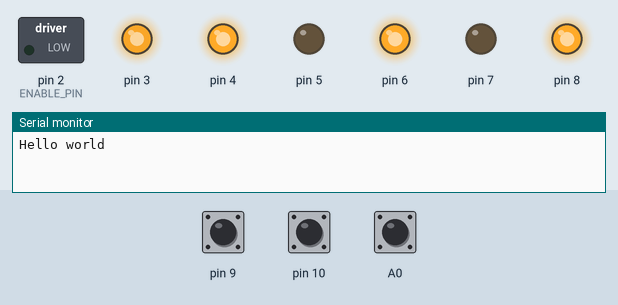
Recording of a sketch running on a simulated Arduino Uno, built with avr-gcc and run on an emulated ATmega328P. Parts: switched loads named in the sketch (green lamp = pin HIGH), output pins drawn as LEDs (lit = HIGH), the last lines printed to the serial monitor. Dashed ring = blinking. The test bench sets the inputs (shaded band); at power-on: A0 LOW, pin 9 HIGH, pin 10 HIGH.

Above: at 1.2 s.
1.3 s: A0 driven HIGH
At 2.5 s:
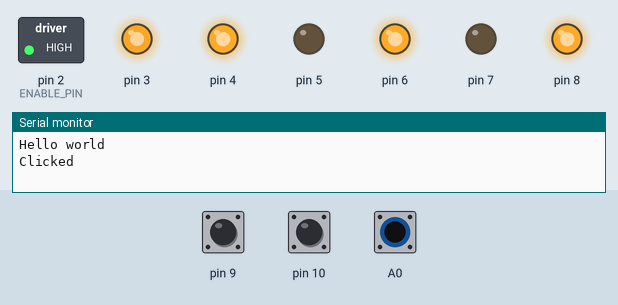
2.8 s: pin 9 pulled LOW for 0.15 s
At 2.87 s:
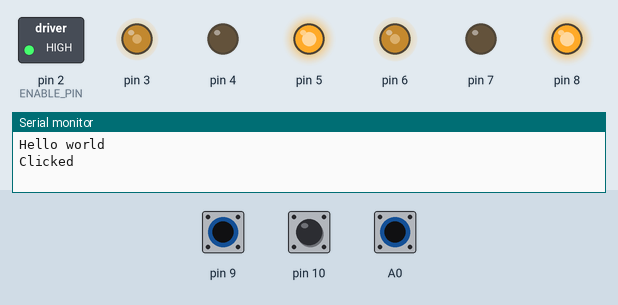
4.4 s: pin 10 pulled LOW for 0.15 s
At 4.47 s:
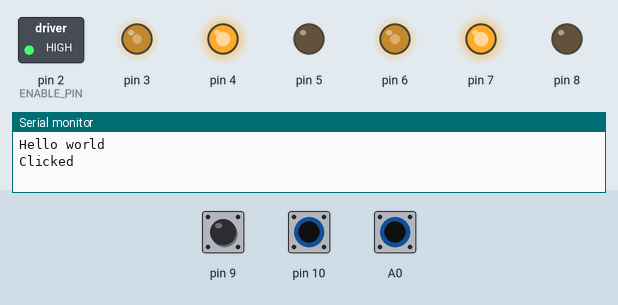
6.0 s: pin 10 pulled LOW for 3.2 s
At 9.9 s:
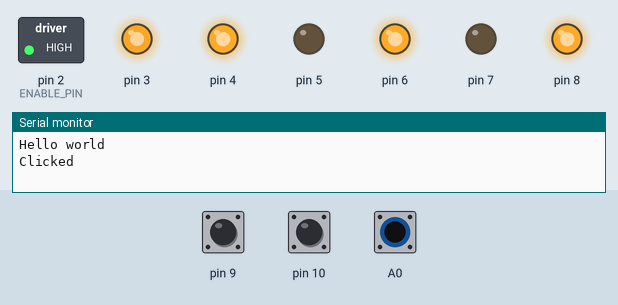
10.7 s: pin 9 pulled LOW for 3.2 s
At 11.0 s:
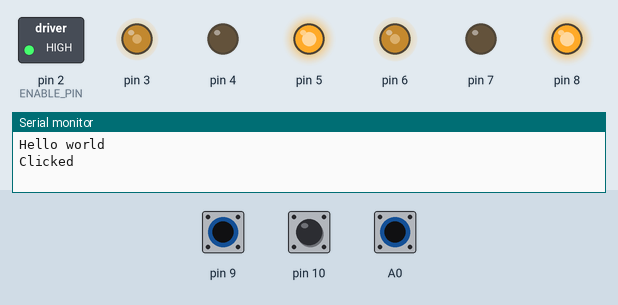
15.4 s: A0 pulsed LOW 5 times (0.12 s each, 0.3 s apart)
At 15.97 s:
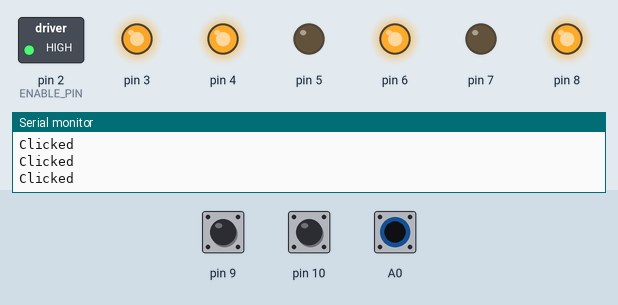
Timing chart, 0 to 18.4 s (numbered marks = the images above; inputs shaded):
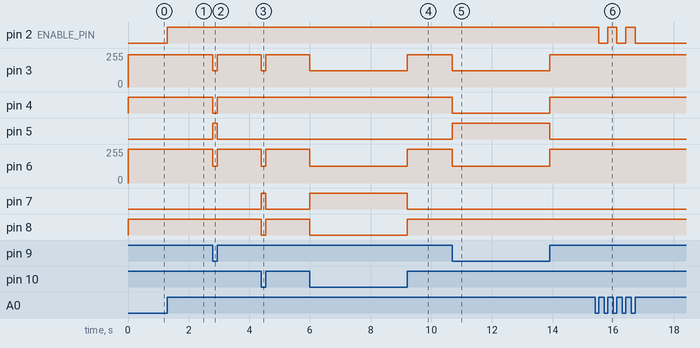

Measured:
- after the input at 1.3 s, pin 2 (ENABLE_PIN): LOW → HIGH at once
- after the input at 2.8 s, pin 3: 242/255 → 121/255 at once, → 242/255 0.15 s later; pin 4: HIGH → LOW at once, → HIGH 0.15 s later; pin 5: LOW → HIGH at once, → LOW 0.15 s later; pin 6: 255/255 → 127/255 at once, → 255/255 0.15 s later
- after the input at 4.4 s, pin 3: 242/255 → 121/255 at once, → 242/255 0.15 s later; pin 6: 255/255 → 127/255 at once, → 255/255 0.15 s later; pin 7: LOW → HIGH at once, → LOW 0.15 s later; pin 8: HIGH → LOW at once, → HIGH 0.15 s later
- after the input at 6.0 s, pin 3: 242/255 → 121/255 at once, → 242/255 3.2 s later; pin 6: 255/255 → 127/255 at once, → 255/255 3.2 s later; pin 7: LOW → HIGH at once, → LOW 3.2 s later; pin 8: HIGH → LOW at once, → HIGH 3.2 s later
- after the input at 10.7 s, pin 3: 242/255 → 121/255 at once, → 242/255 3.2 s later; pin 4: HIGH → LOW at once, → HIGH 3.2 s later; pin 5: LOW → HIGH at once, → LOW 3.2 s later; pin 6: 255/255 → 127/255 at once, → 255/255 3.2 s later
- after the input at 15.4 s, pin 2 (ENABLE_PIN): alternates HIGH for 0.30 s and LOW for 0.30 s, 5 changes in all, then stays LOW, starting after 0.12 s

The sketch:

RobotSumo.ino
```cpp
#include "components.h"

#define MOTOR_A_1 4
#define MOTOR_A_2 5
#define MOTOR_A_PWM 3

#define MOTOR_B_1 8
#define MOTOR_B_2 7
#define MOTOR_B_PWM 6

#define ENABLE_PIN 2

#define ULTRA_1_TRIG 11
#define ULTRA_1_ECHO 12

#define IR_SENSOR_L 9
#define IR_SENSOR_R 10

#define STOP_BTN A0

bool enabled = false;

Motor *motorL, *motorR;
Ultra *ultra;
IR *lightL, *lightR;
Button *button;

void DisableAll() {
  digitalWrite(ENABLE_PIN, 0);
}

void EnableAll() {
  digitalWrite(ENABLE_PIN, 1);
}

void ToggleMovement() {
  enabled = !enabled;
  digitalWrite(ENABLE_PIN, enabled);
}

void Spin(bool clockwise, float s) {
  motorL->drive(!clockwise, s);
  motorR->drive(clockwise, s);
}

void Move(bool forward, float s) {
  motorL->drive(forward, s);
  motorR->drive(forward, s);
}

void MoveTurn(bool forward, bool clockwise, float s) {
  if(clockwise) {
    motorL->drive(forward, s*0.9f);
    motorR->drive(forward, s);
  } else {
    motorL->drive(forward, s);
    motorR->drive(forward, s*0.9f);
  }
}

void setup() {
  Serial.begin(9600);
  while (!Serial) {
  }
  Serial.println("Hello world");
  motorL = new Motor(MOTOR_A_2, MOTOR_A_1, MOTOR_A_PWM, 0.95
  );
  motorR = new Motor(MOTOR_B_2, MOTOR_B_1, MOTOR_B_PWM);
  ultra = new Ultra(ULTRA_1_ECHO, ULTRA_1_TRIG);
  button = new Button(STOP_BTN);

  lightL = new IR(IR_SENSOR_L);
  lightR = new IR(IR_SENSOR_R);

  pinMode(ENABLE_PIN, OUTPUT);
  DisableAll();
  motorL->drive(true, 1);
  motorR->drive(true, 1);
}

int spinDirection = 0;

void loop() {
  if(button->isClicked()) {
    Serial.println("Clicked");
    ToggleMovement();
  }
  switch((!lightL->isCovered() << 1) + (!lightR->isCovered())) {
    case 3:
      spinDirection = 0;
      break;
    case 1:
      spinDirection = 2;
      break;
    case 2:
      spinDirection = 3;
      break;
    case 0:
      float d = ultra->getDistanceSync(60000);
      if(d < 60) {
        spinDirection = 1;
      } else if(spinDirection==1){
        spinDirection = 2;
      }
      break;
  }

  switch(spinDirection) {
    case 0: case 1:
      Move(spinDirection, 1);
      break;
    case 4: case 5:
      MoveTurn(true, spinDirection==4, 1);
      break;
    default:
      Spin(spinDirection-2, 0.5);
  }
}
```

components.h
```cpp
#ifndef COMPONENTS_H
#define COMPONENTS_H

class Motor {
  private:
  int pin1, pin2, pwm;
  int currentSpeed = 0;
  float calibration;
  public:
  Motor(int pin1, int pin2, int pwm, float calibration = 1) : pin1(pin1), pin2(pin2), pwm(pwm), calibration(calibration) {
    pinMode(pin1, OUTPUT);
    pinMode(pin2, OUTPUT);
    pinMode(pwm, OUTPUT);
  }
  void drive(bool forward, float s) {
    digitalWrite(pin1, forward);
    digitalWrite(pin2, !forward);
    int requestedSpeed = (int)(calibration*s*255);
    if(currentSpeed != requestedSpeed) {
        analogWrite(pwm, requestedSpeed);
        currentSpeed = requestedSpeed;
    }
  }
};

class Ultra {
  private:
  int trigger, echo;
  float lastDistance = 0;
  //Async code
  bool sendingPulse = false;
  bool sentPulse = false;
  bool receivingPulse = false;
  unsigned long timer = 0;

  public:
  Ultra(int echo, int trigger) : echo(echo), trigger(trigger) {
    pinMode(trigger, OUTPUT);
    pinMode(echo, INPUT);
  }
  //Can take up to 2 seconds -- but guarantees accurate distance
  float getDistanceSync(unsigned long timeout) {
    digitalWrite(trigger, 1);
    delayMicroseconds(10);
    digitalWrite(trigger, 0);

    float duration = pulseIn(echo, 1, timeout);
    if(duration != 0) {
      lastDistance = duration*0.034/2;
      return lastDistance;
    }
    return 300;
    return lastDistance;
  }
  float getDistance(unsigned long timeout) {
    unsigned long currentTime = micros();
    if(!sendingPulse && !sentPulse) {
      sendingPulse = true;
      timer = currentTime;
      digitalWrite(trigger, 1);
    } else if(sendingPulse && currentTime - timer > 10) {
      sentPulse = true;
      digitalWrite(trigger, 0);
    } else if(sentPulse && !receivingPulse && digitalRead(echo)) {
      timer = currentTime;
      receivingPulse = true;
    } else if(receivingPulse && !digitalRead(echo)) {
      float duration = currentTime - timer;
      lastDistance = duration*0.034/2;
      sentPulse = receivingPulse = sendingPulse = false;
    } else if(currentTime - timer > timeout) {
      sentPulse = receivingPulse = sendingPulse = false;
    }
    return lastDistance;
  }
};

class IR {
  private:
  int pin;
  public:
  IR(int pin) : pin(pin) {
    pinMode(pin, INPUT_PULLUP);
  }
  bool isCovered() {
    return !digitalRead(pin);
  }
};

class Button {
  private:
  int pin;
  bool pressed = false;
  unsigned long changeTime = 0;

  public:
  Button(int pin) : pin(pin) {
    pinMode(pin, INPUT);
  }
  bool isClicked() {
    unsigned long currentTime = millis();
    bool timeoutExpired = currentTime - changeTime > 50;

    bool isDown = digitalRead(pin);
    if(isDown) {
      changeTime = currentTime;
      if(!pressed && timeoutExpired) {
        pressed = true;
        return true;
      }
    }
    pressed = pressed && !timeoutExpired;
    return false;
  }
  bool isDown() {
    return pressed;
  }
};

#endif
```
